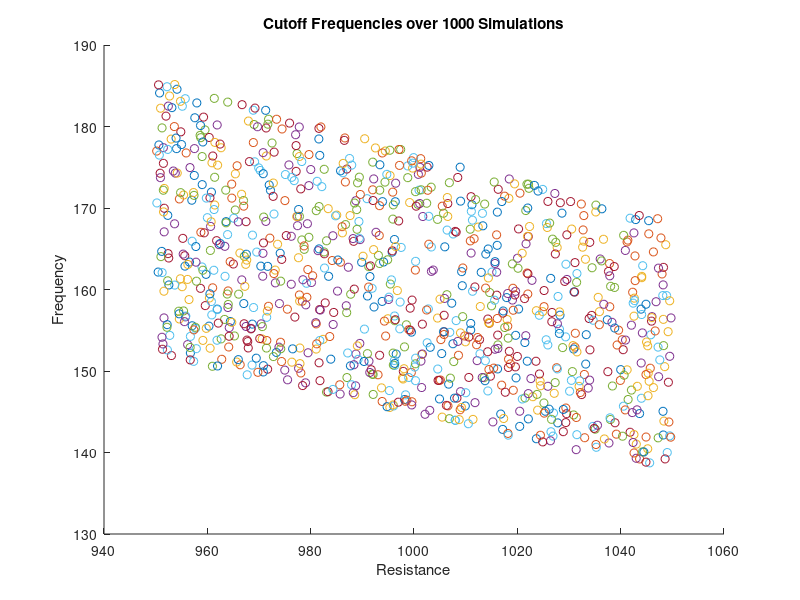

MATLAB code for this plot: (Note: this script raises an error after producing the figure.)
function circuitFunction()
%CIRCUITFUNCTION Plots our circuit results through 1,000 simulations

figure();
title("Cutoff Frequencies over 1000 Simulations");
xlabel("Resistance");
ylabel("Frequency");
hold on
values = zeros(1, 1000);
for i = 1:1001
    r = -5 + (5+5)*rand(1);
    Resistance = 1000 + 0.01*r*1000;
    r2 = -10 + (10 + 10)*rand(1);
    C = 0.000001 + 0.01*r2*0.000001;
    denom = 2 * pi * Resistance * C;
    frequency = 1 / denom;
    values(i) = frequency;
    plot(Resistance, frequency, 'o');
end
hold off
figure();
histogram(values);
end

